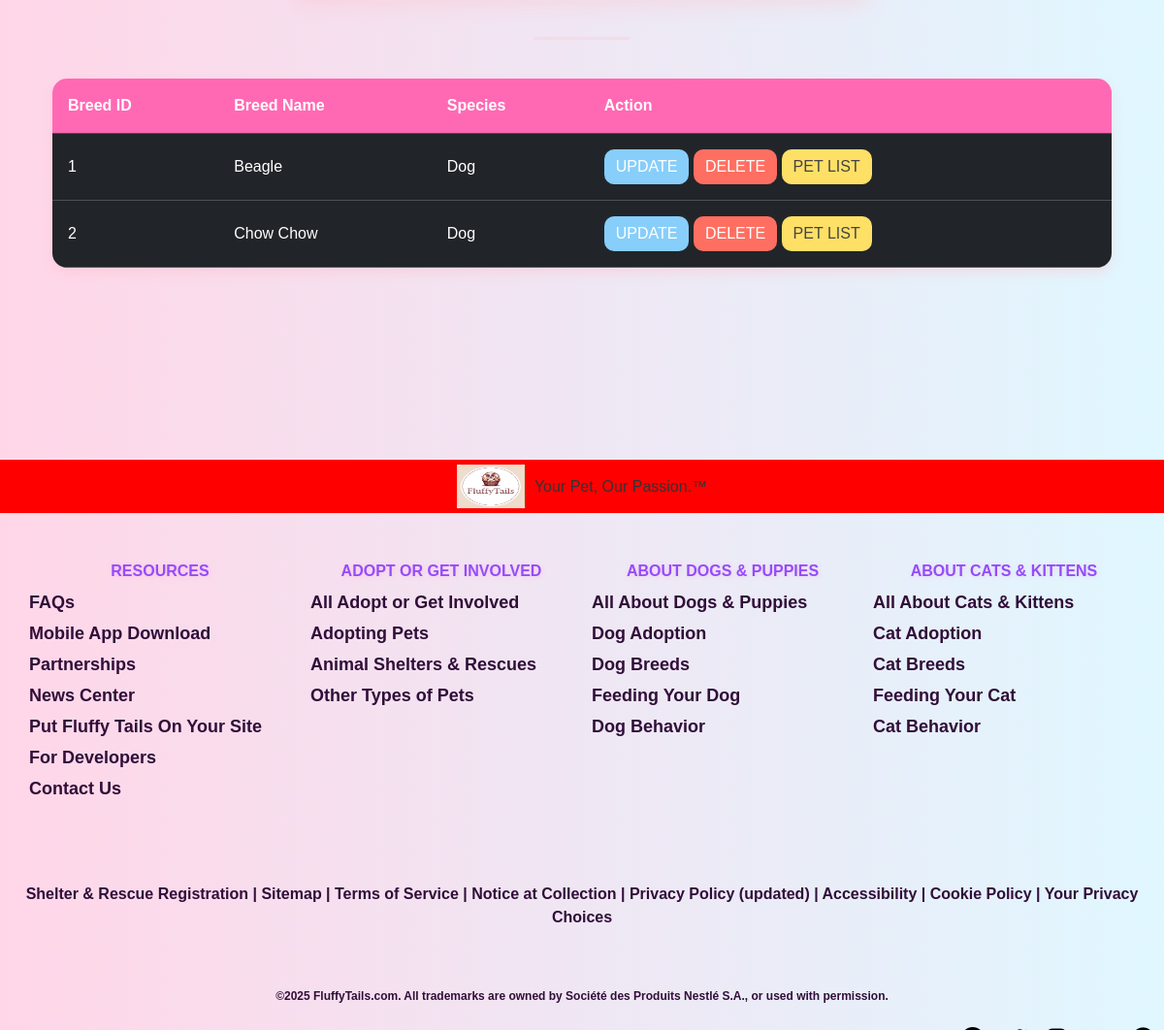
/addbreed (signed in, lower part), run on an earlier commit of the app's database.
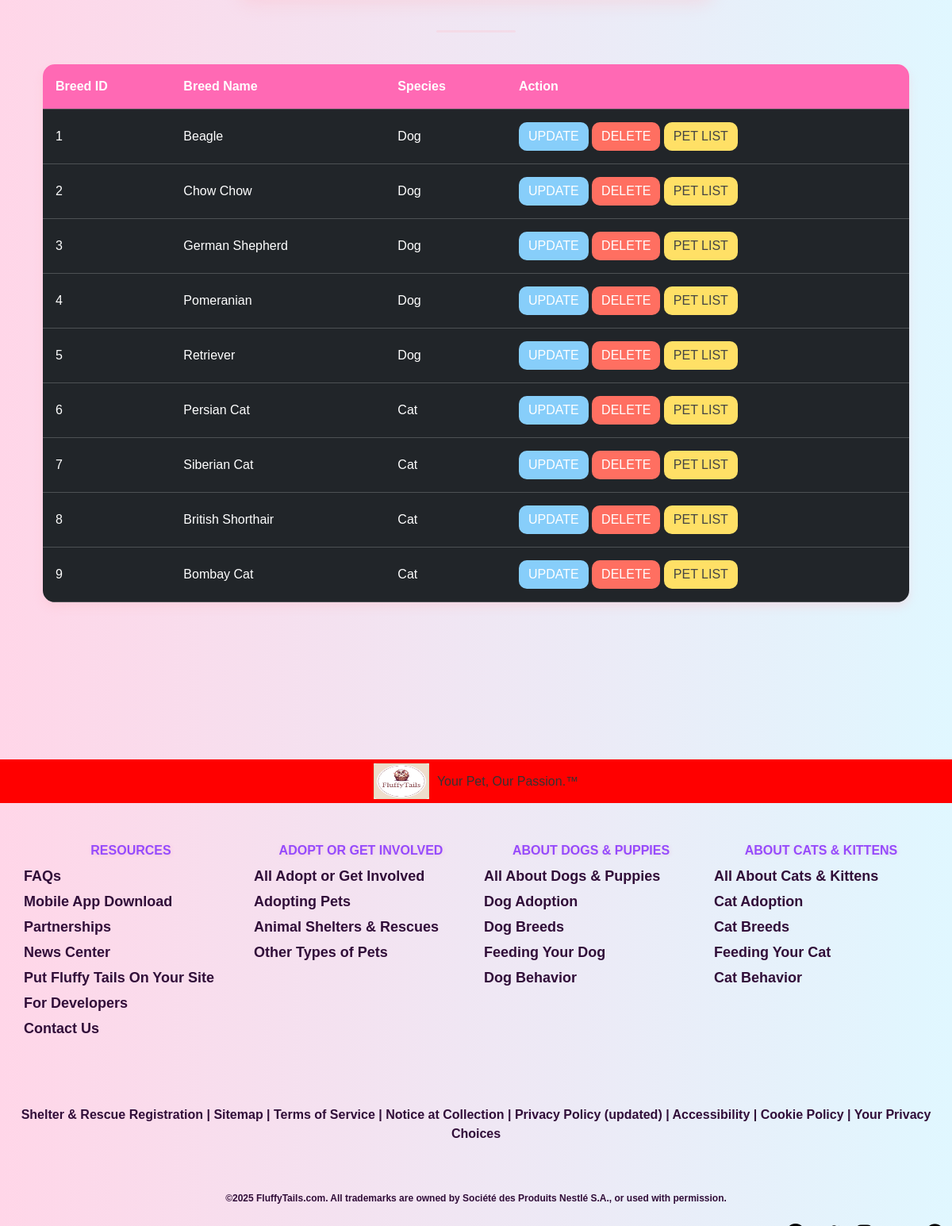
And on a later commit of the database.
### app.py (models this page shows)
class Breed(db.Model):
    __tablename__ = 'breeds'
    id = db.Column(db.Integer, primary_key=True)
    name = db.Column(db.String(50), nullable=False)
    species_id = db.Column(db.Integer, db.ForeignKey('species.id'), nullable=False)

class Species(db.Model):
    __tablename__ = 'species'
    id = db.Column(db.Integer, primary_key=True)
    name = db.Column(db.String(50), nullable=False)
    breeds = db.relationship('Breed', backref='species_relation', lazy=True)

### app.py (the view, shortened to what this page needs)
@app.route('/addbreed', methods=['GET', 'POST'])
@login_required
@admin_required
def addbreed():
    breeds = Breed.query.all()
    return render_template('addbreed.html', breeds=breeds)

### app.py (called while the page is built)
@login_manager.user_loader
def load_user(user_id):
    return User.query.get(int(user_id))

def admin_required(func):
    @wraps(func)
    def wrapper(*args, **kwargs):
        if current_user.role != 'admin':
            flash("Access denied!", "danger")
            return redirect(url_for('login'))
        return func(*args, **kwargs)
    return wrapper

    @property
    def is_admin(self):
        return self.role.lower() == 'admin'

### templates/addbreed.html (shortened to what this page needs)
{% extends "base.html" %}
{% block main_block %}
<hr>
{% if breeds %}
<div class="container">
    <table class="table table-dark">
        <thead>
            <tr>
                <th>Breed ID</th>
                <th>Breed Name</th>
                <th>Species</th>
                <th>Action</th>
            </tr>
        </thead>
        <tbody>
            {% for breed in breeds %}
            <tr>
                <td>{{ breed.id }}</td>
                <td>{{ breed.name }}</td>
                <td>{{ breed.species_relation.name }}</td>
                <td>
                    <a href="{{ url_for('update_breed', breed_id=breed.id) }}" class="btn btn-primary">UPDATE</a>
                    <a href="{{ url_for('delete_breed', breed_id=breed.id) }}" class="btn btn-danger">DELETE</a>
                    <a href="{{ url_for('breed_pet_list', breed_id=breed.id) }}" class="btn btn-warning">PET LIST</a>
                </td>
            </tr>
            {% endfor %}
        </tbody>
    </table>
</div>
{% endif %}
{% endblock %}

What changed in the data, as far as the page shows it:
added Breed: id "3", name "German Shepherd", species_relation.name "Dog"
added Breed: id "4", name "Pomeranian", species_relation.name "Dog"
added Breed: id "5", name "Retriever", species_relation.name "Dog"
added Breed: id "6", name "Persian Cat", species_relation.name "Cat"
added Breed: id "7", name "Siberian Cat", species_relation.name "Cat"
added Breed: id "8", name "British Shorthair", species_relation.name "Cat"
added Breed: id "9", name "Bombay Cat", species_relation.name "Cat"
